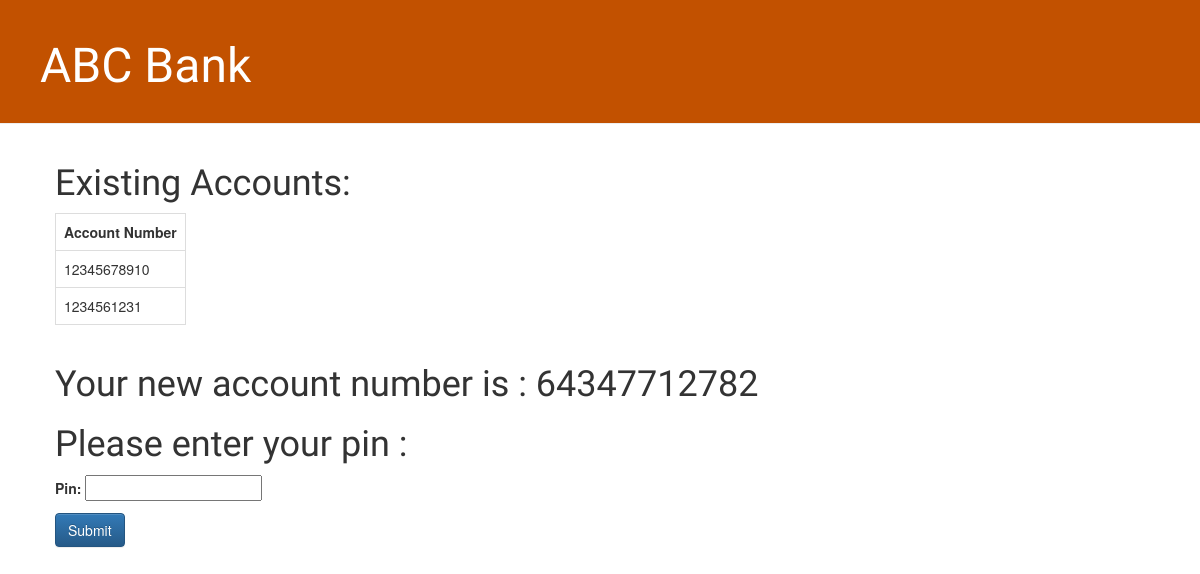
Before: /EHY125647E with the older database file.
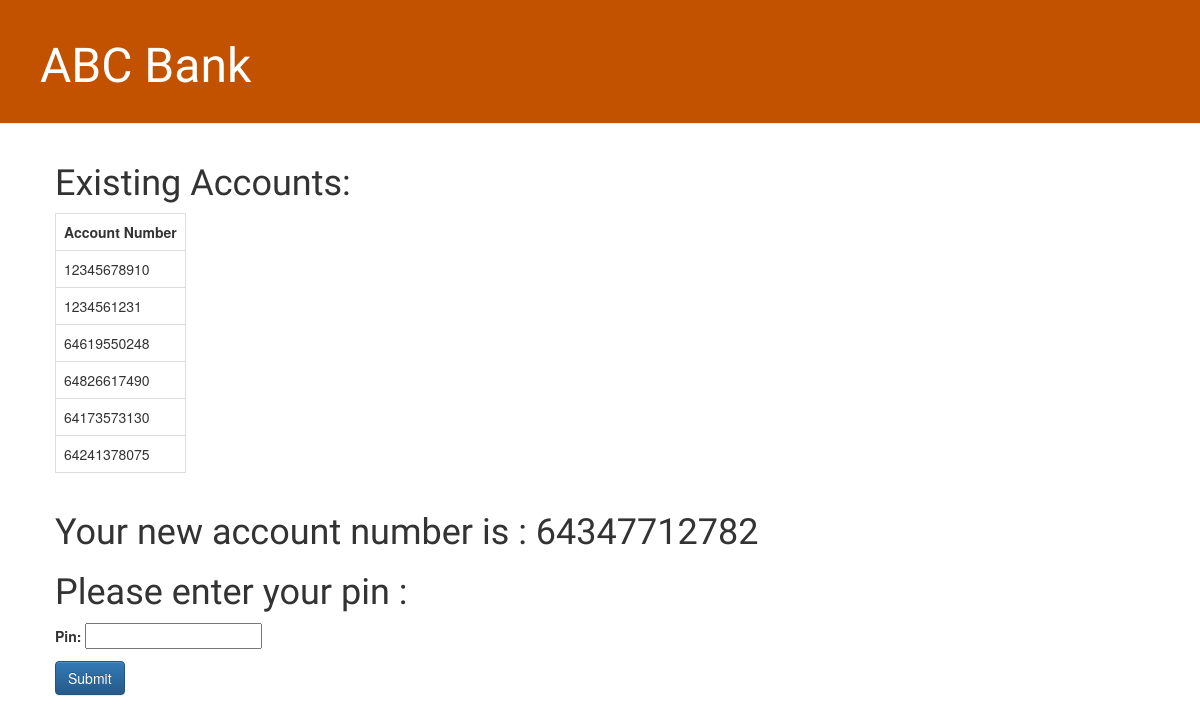
After: the same page with the newer database file.
### bank/models.py (models this page shows, shortened)
class account(models.Model):
    acct_no = models.CharField(max_length = 13, primary_key = True)
    customer = models.ForeignKey(customer,default = "", on_delete = models.CASCADE)
    pin = models.PositiveIntegerField()
    balance = models.DecimalField(max_digits = 12, decimal_places = 2)

### bank/views.py (the view)
# urls.py: path(r'<str:pan>',views.pinnumber,name='pin_number'),
def pinnumber(request,pan):
    form1 = PinForm()
    balance = 0
    acct_no = random.randrange(64000000000,65000000000)
    old_cust = customer.objects.get(pan = pan)
    all_acct = account.objects.filter(customer = old_cust)
    if request.method== "POST":
        pin = request.POST.get('pin')
        pann = customer.objects.filter(pan=pan).first()
        t = account(acct_no=acct_no,customer=pann,pin=pin,balance=balance)
        t.save()
        return redirect('login_page')
    return render(request,'bank/account_pin.html',{'form1':form1,'acct_no':acct_no,'all_acct':all_acct})

### bank/forms.py
class PinForm(forms.ModelForm):
    class Meta:
        model = account
        fields = ('pin',)

### bank/templates/bank/account_pin.html (shortened to what this page needs)
{% extends 'bank/base.html' %}
  {% block content %}
      {% if all_acct %}
      <h1>Existing Accounts:</h1>
      <table>
        <tr>
            <th>Account Number</th>
        </tr>
      {% for acc in all_acct %}
      <tr>
        <td>{{acc.acct_no}}</td>
      </tr>
      {% endfor %}
    </table>
      {% endif %}
      <br>
      <h1>Your new account number is : {{acct_no}}</h1>
      <h1>Please enter your pin :</h1>
      <form method="post" autocomplete="off">
        {{ form1.as_p }}
        <input type="submit" class='btn btn-primary' name="" value="Submit">
      </form>
  {% endblock %}

Changed rows visible on the page:
added account: acct_no "64619550248"
added account: acct_no "64826617490"
added account: acct_no "64173573130"
added account: acct_no "64241378075"
